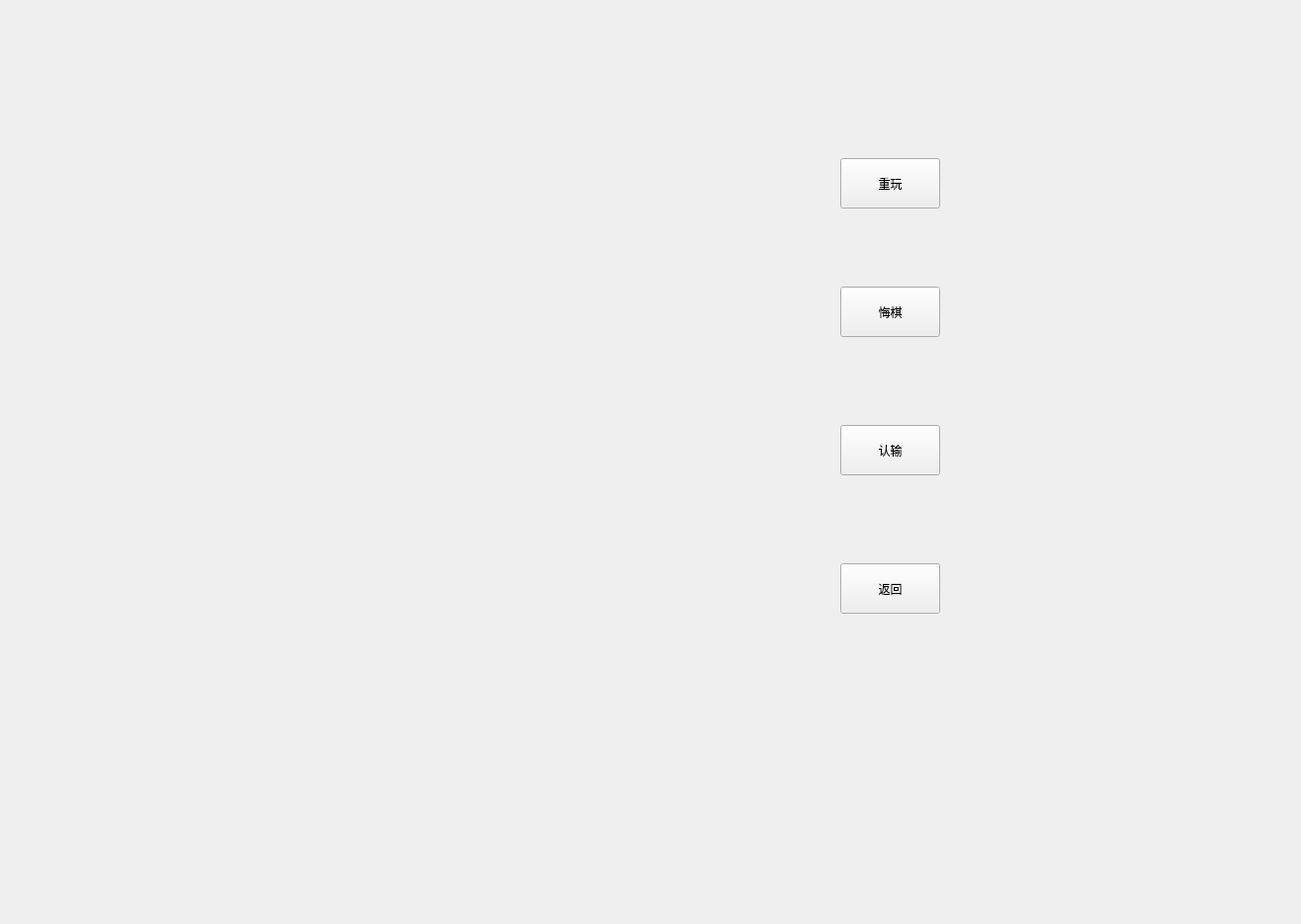
<?xml version="1.0" encoding="UTF-8"?>
<ui version="4.0">
 <class>PeopleWidget</class>
 <widget class="QWidget" name="PeopleWidget">
  <property name="geometry">
   <rect>
    <x>0</x>
    <y>0</y>
    <width>1316</width>
    <height>935</height>
   </rect>
  </property>
  <property name="windowTitle">
   <string>Form</string>
  </property>
  <widget class="QWidget" name="widget" native="true">
   <property name="geometry">
    <rect>
     <x>810</x>
     <y>90</y>
     <width>181</width>
     <height>621</height>
    </rect>
   </property>
   <widget class="QPushButton" name="pushButton">
    <property name="geometry">
     <rect>
      <x>40</x>
      <y>340</y>
      <width>101</width>
      <height>51</height>
     </rect>
    </property>
    <property name="text">
     <string>认输</string>
    </property>
   </widget>
   <widget class="QPushButton" name="pushButton_2">
    <property name="geometry">
     <rect>
      <x>40</x>
      <y>200</y>
      <width>101</width>
      <height>51</height>
     </rect>
    </property>
    <property name="text">
     <string>悔棋</string>
    </property>
   </widget>
   <widget class="QPushButton" name="pushButton_3">
    <property name="geometry">
     <rect>
      <x>40</x>
      <y>480</y>
      <width>101</width>
      <height>51</height>
     </rect>
    </property>
    <property name="text">
     <string>返回</string>
    </property>
   </widget>
   <widget class="QPushButton" name="pushButton_4">
    <property name="geometry">
     <rect>
      <x>40</x>
      <y>70</y>
      <width>101</width>
      <height>51</height>
     </rect>
    </property>
    <property name="text">
     <string>重玩</string>
    </property>
   </widget>
  </widget>
 </widget>
 <resources/>
 <connections/>
</ui>
